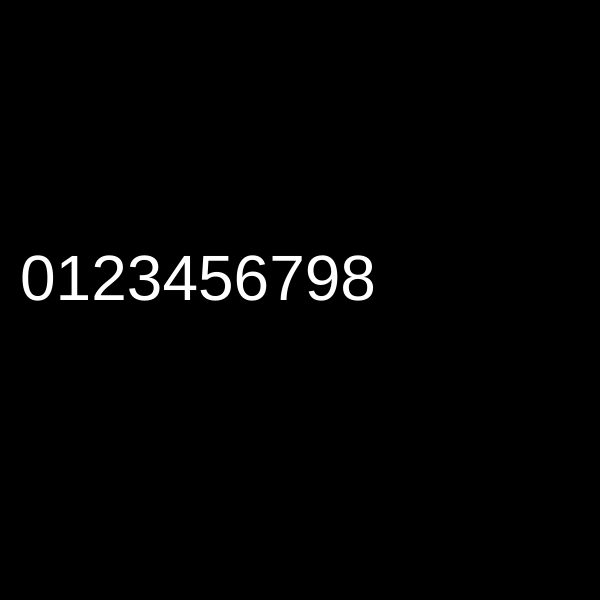
Frame 1 (no input)
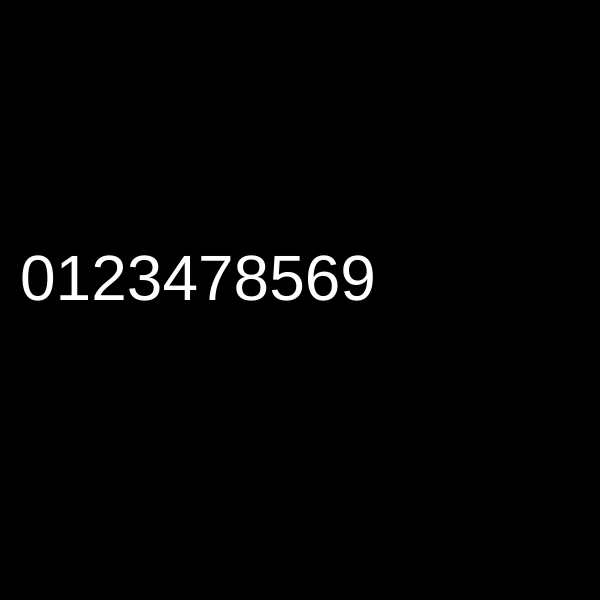
Frame 60 (no input)
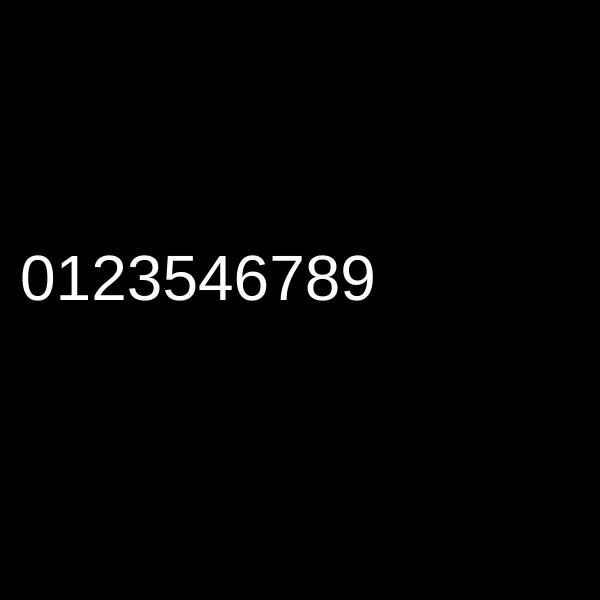
Frame 120 (the mouse pressed at the canvas centre since frame 60)

The p5.js sketch that drew these frames (run headless with seeded random() and noise() and a simulated clock; from frame 60 on, the mouse is pressed at the canvas centre):

// p5.js sketch
// ── sketch.js
let vals = [0, 1, 2, 3, 4, 5, 6, 7, 8, 9];

function setup() {
   createCanvas(600, 600);
}

function draw() {
   console.log(vals);

   let largestI = -1;
   for (let i = 0; i < vals.length - 1; i++) {
      if (vals[i] < vals[i + 1]) {
         largestI = i;
      }
   }

   if (largestI == -1) {
      noLoop();
      console.log('finished');
   }

   let largestJ = -1;
   for (let j = 0; j < vals.length; j++) {
      if (vals[largestI] < vals[j]) {
         largestJ = j;
      }
   }

   swap(vals, largestI, largestJ);

   const endArray = vals.splice(largestI + 1);
   endArray.reverse();
   vals = vals.concat(endArray);

   background(0);

   textSize(64);
   let s = '';
   vals.forEach(val => {
      s += val;
   });

   fill(255);
   text(s, 20, height / 2);
}

function swap(a, i, j) {
   const temp = a[i];
   a[i] = a[j];
   a[j] = temp;
}
